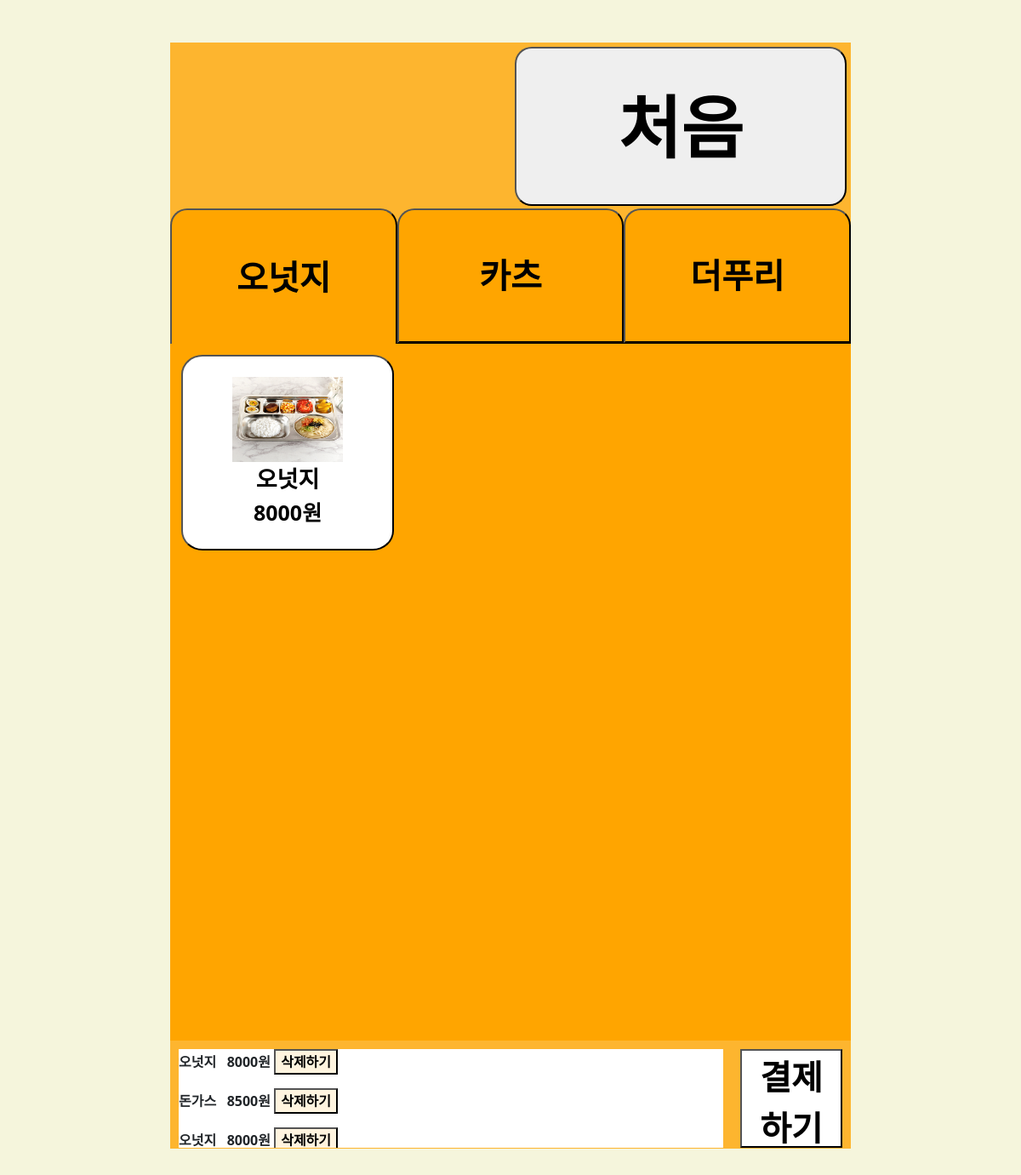
/menu/, run on an earlier commit of the app's database.
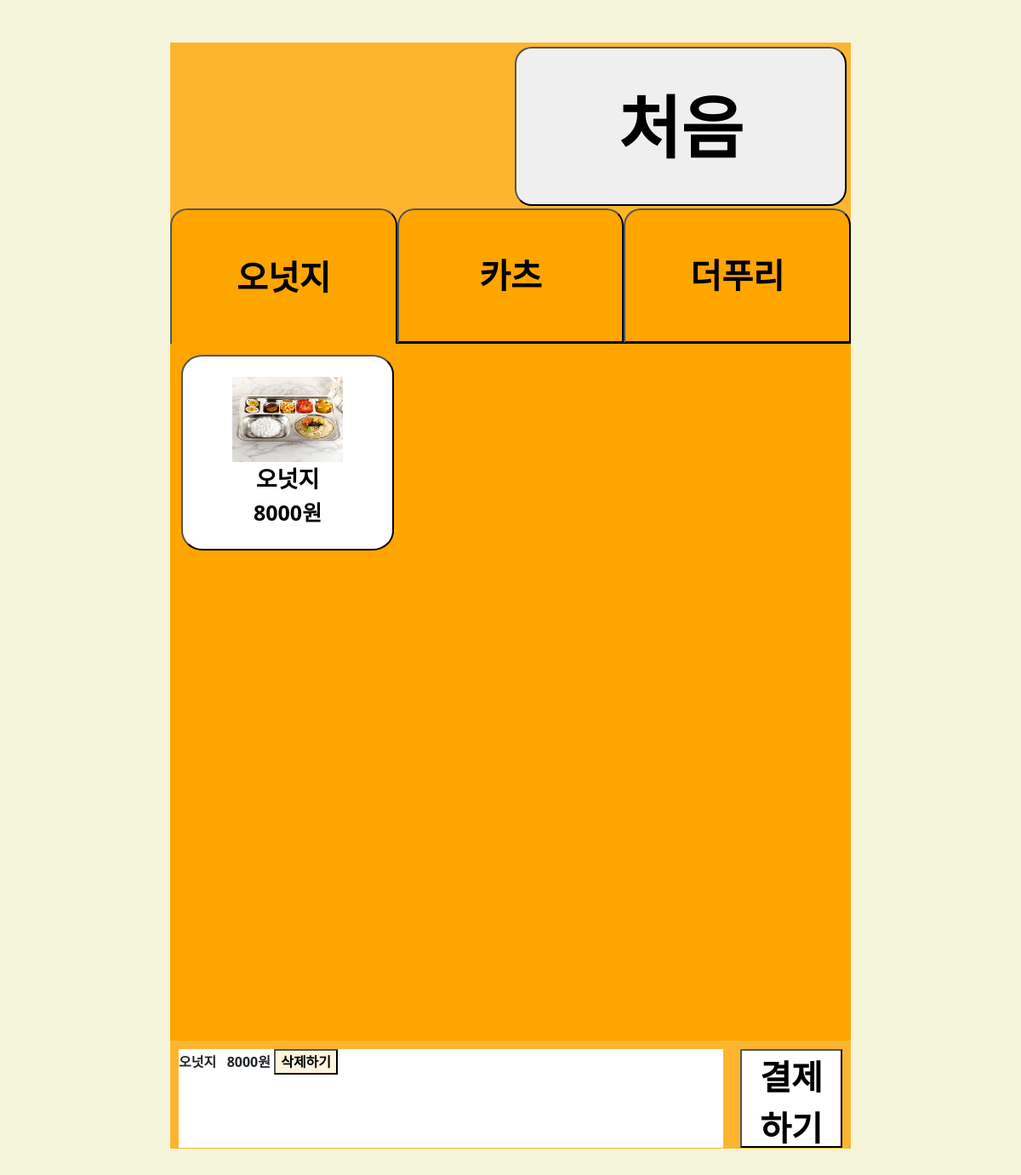
And on a later commit of the database.
### menu/models.py (models this page shows)
class Menu(models.Model):
    CATEGORY = (
        ('오넛지', '오넛지'),
        ('카츠', '카츠'),
        ('더푸리', '더푸리'),
    )
    name = models.CharField('메뉴명', max_length=250, unique=True) #메뉴명
    price = models.IntegerField() #메뉴가격
    category = models.CharField(max_length=5, choices=CATEGORY) #카테고리
    image = models.ImageField(upload_to="menu/")

class Cart(models.Model):
    name = models.CharField(max_length=250) #메뉴명
    price = models.IntegerField()
    image = models.TextField()

### menu/views.py (the view)
# urls.py: path('menu/', include('menu.urls')),
def menu(request):
    menus_1 = Menu.objects.filter(category="오넛지")
    menus_2 = Menu.objects.filter(category="카츠")
    menus_3 = Menu.objects.filter(category="더푸리")
    carts = Cart.objects.all()
    return render(request, 'menu/menu_list.html',
                  {'menus_1': menus_1,
                   'menus_2': menus_2,
                   'menus_3': menus_3,
                   'carts': carts,
                   'tapNumber': tapNumber})

### menu/templates/menu/menu_list.html (shortened to what this page needs)
{% extends 'base.html' %}
{% load static %}
{% block content %}
<div class="header">
    <a href="{% url 'menu:cart_delete' %}"><button class="back" onmouseover="speakText('처음')"
            onmouseleave="stopSpeaking();">처음</button></a>
</div>
<div class="menu_container">
    <nav class="menu_category">
        <button {%if tapNumber == "0" %}{%endif%} id="defaultOpen" class="tablinks"
            onclick="moveInTabs(event,'category_1')" onmouseover="speakText('오넛지')"
            onmouseleave="stopSpeaking();">오넛지</button>
        <button {%if tapNumber == "1" %}{%endif%} class="tablinks" onclick="moveInTabs(event,'category_2')"
            onmouseover="speakText('카츠')" onmouseleave="stopSpeaking();">카츠</button>
        <button {%if tapNumber == "2" %}{%endif%} class="tablinks" onclick="moveInTabs(event,'category_3')"
            onmouseover="speakText('더푸리')" onmouseleave="stopSpeaking();">더푸리</button>
    </nav>
    <div id="category_1" class="tabcontent">
        <div class="menu_group">
            {% for menu in menus_1 %}
            <form action="{% url 'menu:cart_push' %}" method="post" onsubmit="cartPush(event)">
                <button type="submit" class="menu" onmouseover="speakText('{{menu.name}} {{menu.price}}원')"
                    onmouseleave="stopSpeaking();">
                    <img src="{{ menu.image.url }}" alt="메뉴 사진">
                    <div class="menuname">{{menu.name}}</div>
                    <div class="menuprice">{{menu.price}}원</div>
                </button>
            </form>
            {% endfor %}
        </div>
    </div>
    <div class="payContainer">
        <div class="cart" style="background-color: white;">
            {% for cart in carts %}
            <p id="cart_name">{{cart.name}} &nbsp;&nbsp;{{cart.price}}원
                <a href="{% url 'menu:delete' cart.id %}"><button id="cart_delete">삭제하기</button></a>
                <br>
            </p>
            {% endfor %}
        </div>
        <a href="{% url 'main:cart_list' %}"><button class="pay" style="background-color: white;"
                onmouseover="speakText('결제하기')" onmouseleave="stopSpeaking();">결제하기</button></a>
    </div>
    {% endblock %}

What changed in the data, as far as the page shows it:
removed Cart: name "돈가스", price "8500"
removed Cart: name "오넛지", price "8000"
